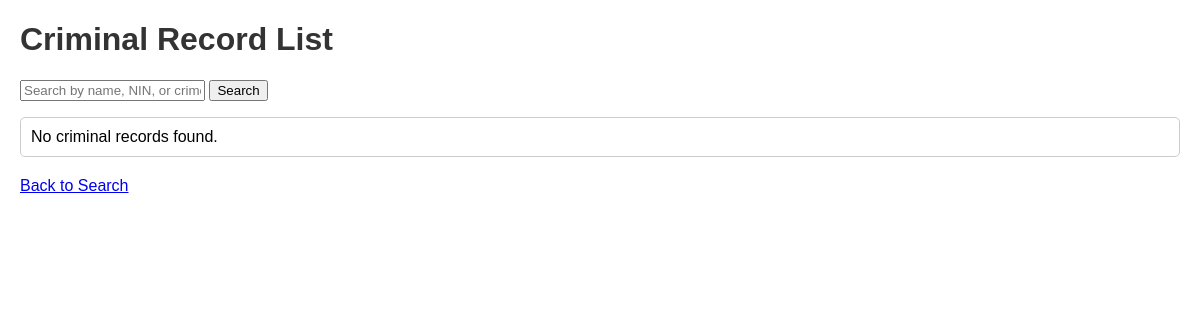
Before: / with the older database file.
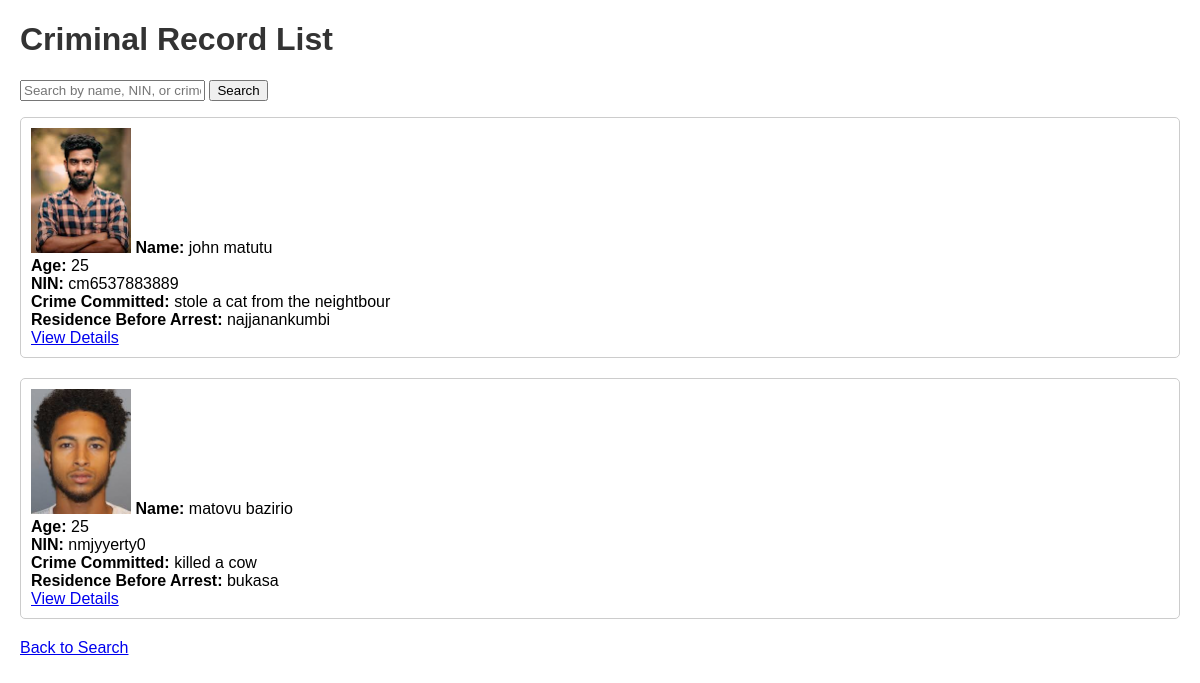
After: the same page with the newer database file.
### app/models.py (models this page shows, shortened)
class CriminalRecord(models.Model):
    name = models.CharField(max_length=100)
    age = models.IntegerField()
    nin = models.CharField(max_length=20)  # Adjust max_length as needed
    crime_committed = models.TextField()
    residence_before_arrest = models.CharField(max_length=255)
    image = models.ImageField(upload_to='criminal_images/')  # Ensure Pillow is installed

### app/views.py (the view)
# urls.py: path('', criminal_record_list, name='criminal_record_list'),
def criminal_record_list(request):
    records = CriminalRecord.objects.all()
    return render(request, 'criminal_record_list.html', {'records': records})

### app/templates/criminal_record_list.html (shortened to what this page needs)
<!DOCTYPE html>
<html lang="en">
<head>
</head>
<body>
<h1>Criminal Record List</h1>
<form method="get" action="{% url 'criminal_record_search' %}">
    <input type="text" name="q" placeholder="Search by name, NIN, or crime" value="{{ query }}">
    <button type="submit">Search</button>
</form>
<ul>
    {% if records %}
        {% for record in records %}
            <li>
                <img src="{{ record.image.url }}" alt="{{ record.name }}" style="width:200px;height:auto;">
                <strong>Name:</strong> {{ record.name }}<br>
                <strong>Age:</strong> {{ record.age }}<br>
                <strong>NIN:</strong> {{ record.nin }}<br>
                <strong>Crime Committed:</strong> {{ record.crime_committed }}<br>
                <strong>Residence Before Arrest:</strong> {{ record.residence_before_arrest }}<br>
                <a href="{% url 'criminal_record_detail' record.pk %}">View Details</a>
            </li>
        {% endfor %}
    {% else %}
        <li>No criminal records found.</li>
    {% endif %}
</ul>
<a href="{% url 'criminal_record_search' %}">Back to Search</a>
</body>
</html>

### app/templates/criminal_record_list.html (style rules this page uses)
body { font-family: Arial, sans-serif; margin: 20px; }
h1 { color: #333; }
ul { list-style-type: none; padding: 0; }
li { margin-bottom: 20px; border: 1px solid #ccc; padding: 10px; border-radius: 5px; }
img { max-width: 100px; height: auto; }

Changed rows visible on the page:
added CriminalRecord: image (picture), name "john matutu", age "25", nin "cm6537883889", crime_committed "stole a cat from the neightbour", residence_before_arrest "najjanankumbi"
added CriminalRecord: image (picture), name "matovu bazirio", age "25", nin "nmjyyerty0", crime_committed "killed a cow", residence_before_arrest "bukasa"
Other visible differences:
text no longer shown: "No criminal records found."
